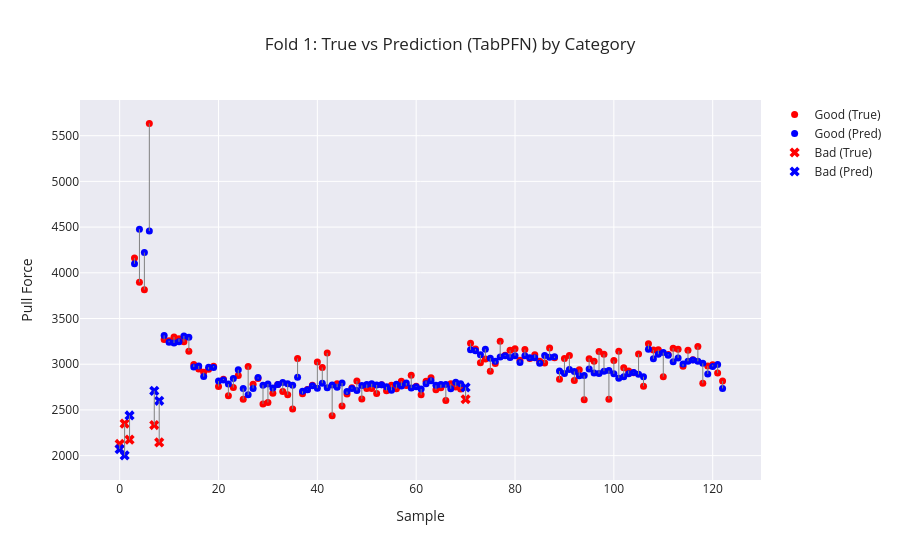
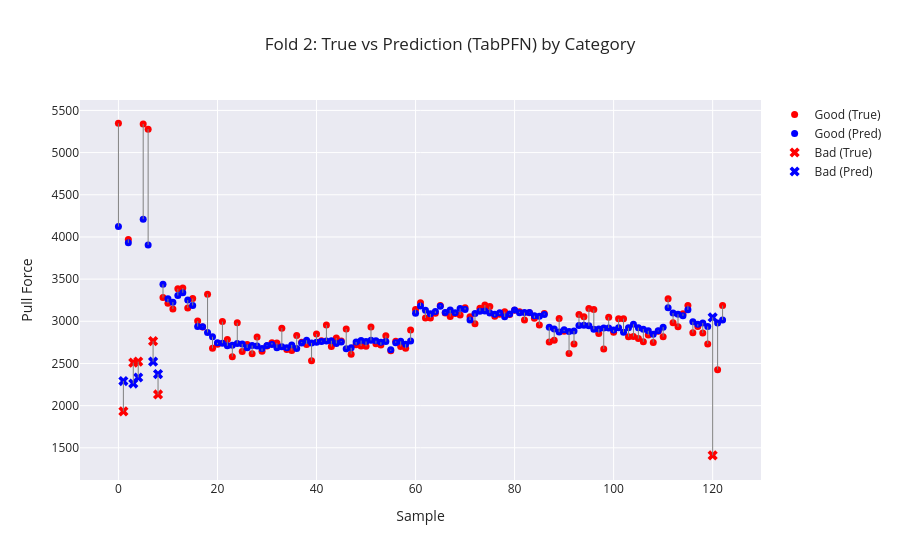
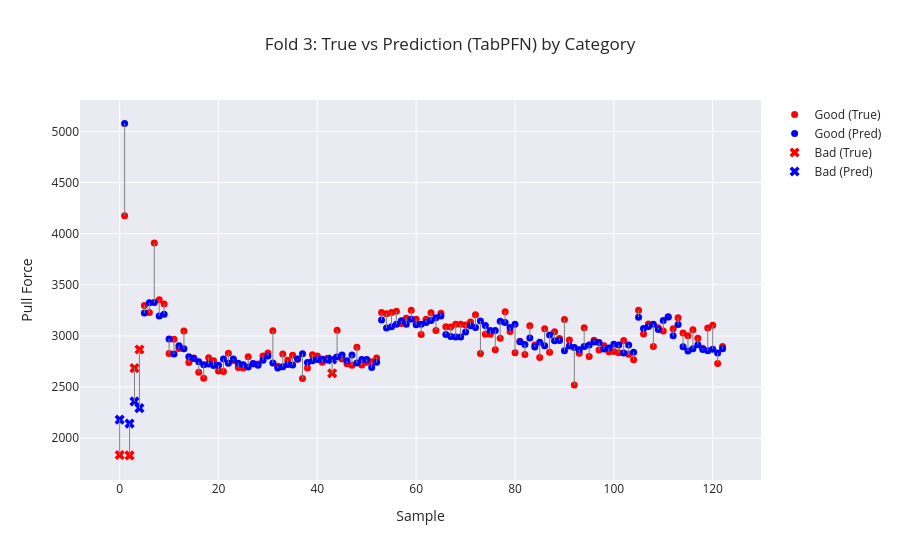

Notebook code for these charts, in order:
### Markdown cell above
# Cross Validation

### Code cell
cross_df = pd.read_csv("data/train_dev_data.csv")
target_column_regression = "PullTest (N)" 

skf = StratifiedKFold(n_splits=3, shuffle=True, random_state=42)

mapping = {
    "Explode": "Pullout",
    "Good": "Pullout",
    "Bad": "Interfacial"
}

def apply_mapping(arr):
    return np.array([mapping[x] for x in arr])

#Metrics with and without physical inference

direct_nugget_mae, direct_nugget_rmse, direct_f1, direct_mae, direct_rmse, direct_r2 = [], [], [], [], [] , []


for fold, (train_index, val_index) in enumerate(skf.split(cross_df["Sample ID"], cross_df["Category"])):

    # Build fold-specific data
    train_df = cross_df.iloc[train_index].copy()
    val_df   = cross_df.iloc[val_index].copy()

    train_df["Category"] = apply_mapping(train_df["Category"])
    val_df["Category"] = apply_mapping(val_df["Category"])

    # Group targets by Sample ID (SAME as non‑CV pipeline)
    y_train_reg = train_df.groupby("Sample ID")["PullTest (N)"].first()
    y_val_reg   = val_df.groupby("Sample ID")["PullTest (N)"].first()

    # Build feature matrices at Sample ID level
    x_train = train_df.groupby("Sample ID").first()
    x_val   = val_df.groupby("Sample ID").first()

    # Extract features for nugget, class, regression
    x_tr_nug, y_tr_nug = get_features_and_target(x_train, target_column_nugget)
    x_val_nug, y_val_nug = get_features_and_target(x_val, target_column_nugget)

    x_tr_class, y_tr_class = get_features_and_target(x_train, target_column_class)
    x_val_class, y_val_class = get_features_and_target(x_val, target_column_class)

    x_tr_reg, y_tr_reg = get_features_and_target(x_train, target_column_regression)
    x_val_reg, y_val_reg = get_features_and_target(x_val, target_column_regression)

    # Nugget estimation
    if model_name_nugget == 'TabPFNNugget':
        regressor_nug = TabPFNRegressor()
        regressor_nug.fit(x_tr_nug, y_tr_nug)

        # Predict on sample-level train and val
        predictions_nugget_train = pd.Series(
            regressor_nug.predict(x_tr_nug),
            index=x_tr_nug.index
        )
        predictions_nugget_dev = pd.Series(
            regressor_nug.predict(x_val_nug),
            index=x_val_nug.index
        )

    elif model_name_nugget == 'XGBoostNugget':
        # If you want to use XGBoost, use the sample-level x_tr_nug / x_val_nug
        dtrain = xgb.DMatrix(x_tr_nug, label=y_tr_nug)
        dtest = xgb.DMatrix(x_val_nug, label=y_val_nug)

        params = {
            'objective': 'reg:squarederror',
            'max_depth': 3,
            'eta': 0.2,
            'eval_metric': 'rmse',
        }
        num_boost_round = 10
        bst = xgb.train(params, dtrain, num_boost_round)

        predictions_nugget_train = pd.Series(bst.predict(dtrain), index=x_tr_nug.index)
        predictions_nugget_dev   = pd.Series(bst.predict(dtest),  index=x_val_nug.index)

    elif model_name_nugget == 'RandomForestNugget':
        params = {
            'n_estimators': 98,
            'max_depth': 4,
            'min_samples_split': 3,
            'min_samples_leaf': 4,
            'random_state': 42,
        }
        rf_nug = RandomForestRegressor(**params)
        rf_nug.fit(x_tr_nug, y_tr_nug)

        predictions_nugget_train = pd.Series(rf_nug.predict(x_tr_nug), index=x_tr_nug.index)
        predictions_nugget_dev   = pd.Series(rf_nug.predict(x_val_nug), index=x_val_nug.index)





    # -----------------------------
    # XGBoost CLASSIFIER
    # -----------------------------
    if model_name_class == 'XGBoostClassifier':

        params = {
            "max_depth": 5,
            "learning_rate": 0.3,
            "n_estimators": 177,
            "tree_method": "hist",
            "eval_metric": "mlogloss"
        }

        # Encode labels → integers (required for XGBClassifier)
        le = LabelEncoder()
        y_val_class = le.fit_transform(y_val_class)
        y_tr_class = le.transform(y_tr_class)

        classifier = XGBClassifier(**params)
        classifier.fit(x_tr_class, y_tr_class)

        preds = classifier.predict(x_val_class)
        # Reverse LabelEncoder back to original class names
        preds = le.inverse_transform(preds)
        y_val_class = le.inverse_transform(y_val_class)


    # -----------------------------
    # RANDOM FOREST CLASSIFIER
    # -----------------------------
    elif model_name_class == 'RandomForestClassifier':

        
        params = {
            'n_estimators': 27,
            'max_depth': 7,
            'min_samples_split': 5,
            'min_samples_leaf': 2,
            'max_features': 'log2',
        }

        classifier = RandomForestClassifier(**params)
        classifier.fit(x_tr_class, y_tr_class)

        preds = classifier.predict(x_val_class)

    # -----------------------------
    # TABPFN CLASSIFIER
    # -----------------------------
    elif model_name_class == 'TabPFNClassifier':

        classifier = TabPFNClassifier()
        classifier.fit(x_tr_class, y_tr_class)

        preds = classifier.predict(x_val_class)

    mis_idx = np.where(preds != y_val_class)[0]

    if len(mis_idx) > 0:
        mis_sample_ids = x_val_class.index[mis_idx]   # correct index space
        print("\nMisclassified rows:")
        print(cross_df[cross_df["Sample ID"].isin(mis_sample_ids)])


    # Plot classification results for this fold
    plot_visualizer_classification(
        y_true=y_val_class,
        y_pred=preds,
        class_labels=["Interfacial", "Pullout"],
        title=f"Fold {fold+1} — Confusion Matrix"
    )

    
    if model_name_reg == 'TabPFN':
        predictions_class_train = classifier.predict(x_tr_class)
        predictions_class_dev   = classifier.predict(x_val_class)

        physics_train = compute_pullforces(x_tr_reg, y_tr_reg, predictions_class_train, predictions_nugget_train) 
        physics_val = compute_pullforces(x_val_reg, y_val_reg, predictions_class_dev, predictions_nugget_dev)

        y_train_delta = physics_train - y_train_reg 

        # Initialize the regressor
        regressor = TabPFNRegressor()  # Uses TabPFN-2.5 weights, trained on synthetic data only.
        # To use TabPFN v2:
        # regressor = TabPFNRegressor.create_default_for_version(ModelVersion.V2)
        regressor.fit(x_tr_reg, y_train_delta)

        # Predict on the test set
        predictions_regression_dev_without_physics = regressor.predict(x_val_reg)
        final_pred_regression_dev_without_physics  = physics_val - predictions_regression_dev_without_physics




    elif model_name_reg == 'XGBoost':

        # Convert the data into DMatrix format
        dtrain = xgb.DMatrix(x_tr_reg, label=y_train)
        dtest = xgb.DMatrix(x_val_reg, label=y_val_reg)

        # Set the parameters for the XGBoost model
        params = {
            'objective': 'reg:squarederror',
            'max_depth': 1,
            'eta': 0.57,
            'eval_metric': 'rmse',
        }

        # Train the model
        num_boost_round = 13
        bst = xgb.train(params, dtrain, num_boost_round)

        # Make predictions
        predictions_regression_dev_without_physics = bst.predict(dtest)

        predictions_class_train = classifier.predict(x_tr_class)
        predictions_class_dev   = classifier.predict(x_val_class)


    elif model_name_reg == 'RandomForest':
        predictions_class_train = classifier.predict(x_tr_class)
        predictions_class_dev   = classifier.predict(x_val_class)
    
        physics_train = compute_pullforces(x_tr_reg, y_tr_reg, predictions_class_train, predictions_nugget_train) 
        physics_val = compute_pullforces(x_val_reg, y_val_reg, predictions_class_dev, predictions_nugget_dev)

        y_train_delta = physics_train - y_train_reg 

        # Set the parameters for the Random Forest model
        params = {
                'n_estimators': 19,
                'max_depth': 5,
                'min_samples_split': 6,
                'min_samples_leaf': 3,
                'random_state': 42,
        }
        
        predictions_regression_dev_without_physics = RandomForestRegressor(**params).fit(x_tr_reg, y_train_delta).predict(x_val_reg)
        final_pred_regression_dev_without_physics  = physics_val - predictions_regression_dev_without_physics


    direct_nugget_mae.append(mean_absolute_error(y_val_nug, predictions_nugget_dev)) 
    direct_nugget_rmse.append(np.sqrt(mean_squared_error(y_val_nug, predictions_nugget_dev))) 
    direct_f1.append(f1_score(y_val_class, predictions_class_dev, average='macro')) 
    direct_mae.append(mean_absolute_error(y_val_reg, final_pred_regression_dev_without_physics)) 
    direct_rmse.append(np.sqrt(mean_squared_error(y_val_reg, final_pred_regression_dev_without_physics))) 
    direct_r2.append(r2_score(y_val_reg, final_pred_regression_dev_without_physics))

    # Categories
    categories= cross_df.iloc[val_index]["Category"].values

    plot_visualizer(
        true_vals=y_val_reg,
        pred_vals=final_pred_regression_dev_without_physics,
        categories=categories,
        title=f"Fold {fold+1}: True vs Prediction ({model_name_reg}) by Category"
    )
   


    print(f"\n=== Fold {fold+1} ===") 
    print(f"Direct:\n MAE={direct_mae[-1]:.2f},\n RMSE={direct_rmse[-1]:.2f},\n R²={direct_r2[-1]:.2f}\n")

    corr = np.corrcoef(physics_train, y_train_reg)[0,1] 
    print(f"Pearson correlation (Physics vs True PullForce): {corr:.4f}")

print("\n=== FINAL CROSS‑VALIDATION RESULTS ===") 
print("\n--- Direct Model ---") 
print(f"mean Nugget MAE:  {np.mean(direct_nugget_mae):.2f} ± {np.std(direct_nugget_mae):.2f} ({np.mean(direct_nugget_mae) / np.mean(y_val_nug) * 100:.2f}%)")
print(f"mean Nugget RMSE: {np.mean(direct_nugget_rmse):.2f} ± {np.std(direct_nugget_rmse):.2f} ({np.mean(direct_nugget_rmse) / np.mean(y_val_nug) * 100:.2f}%)")
print(f"mean F1:   {np.mean(direct_f1):.2f} ± {np.std(direct_f1):.3f}")
print(f"MAE mean: {np.mean(direct_mae):.2f}" ± {np.std(direct_mae):.2f})
print(f"RMSE mean: {np.mean(direct_rmse):.2f}" ± {np.std(direct_rmse):.2f})
print(f"R² mean: {np.mean(direct_r2):.2f}" ± {np.std(direct_r2):.2f})
